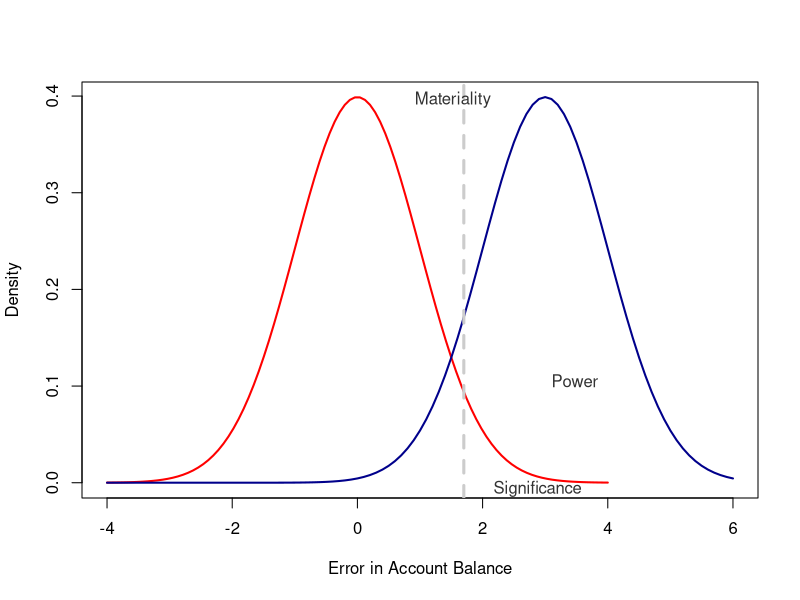
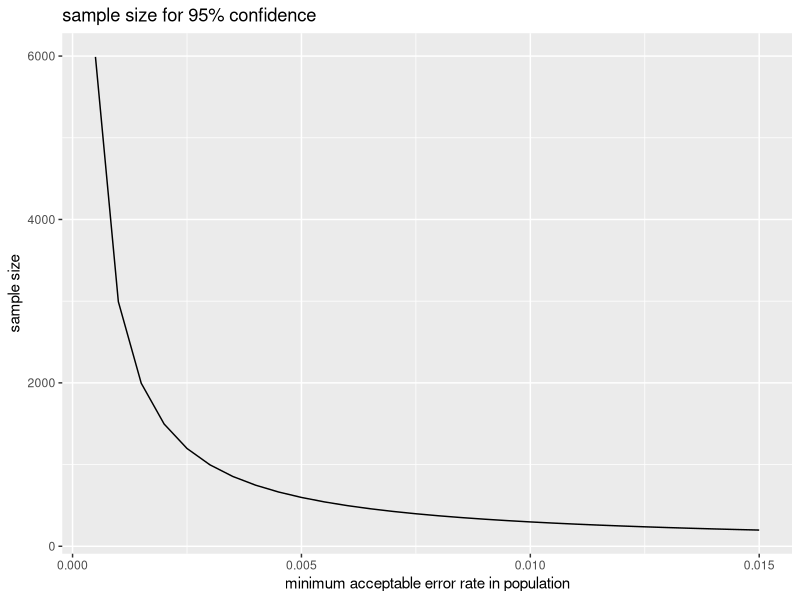
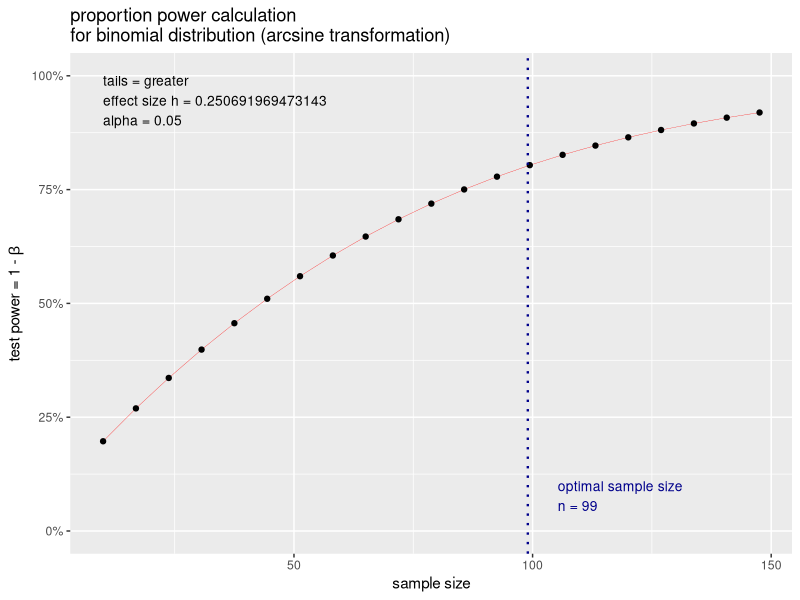
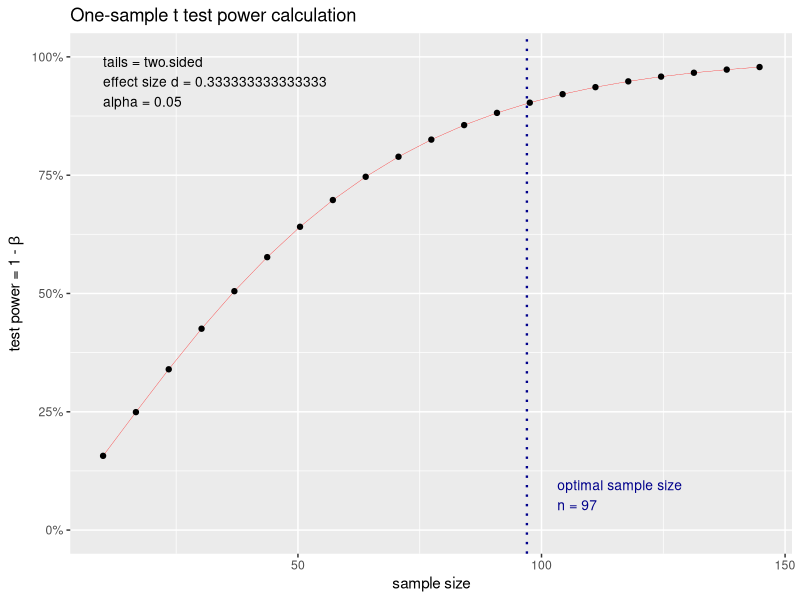

Source code (R) for these figures, in order:
## ---- chunk 1

x <- seq(-4, 4, length=100)
hx <- dnorm(x)
plot(x, hx, type="l", lwd=2,  col="red", xlim = c(-4,6), xlab="Error in Account Balance",
  ylab="Density")
curve(dnorm(x, mean=3, sd=1), 
      lwd=2, col="darkblue", add=TRUE, yaxt="n")
abline(v=1.7, col="gray80", lwd=3, lty=2)
text(3.7,.1, "Power", col = "gray20", adj = c(.8,.1))
text(3.3,-.01, "Significance", col = "gray20", adj = c(.8,.1))
text(1.4,.39, "Materiality", col = "gray20", adj = c(.4, -.1))

## ---- chunk 2

library(tidyverse)
library(reshape)

p <- seq(.0005,.015,.0005)
c <- .95
n <- log(1-c)/log(1-p)
samp <- data.frame(p,n)
ggplot(samp,aes(p,n))+
    geom_line()+
    labs(title="sample size for 95% confidence") +
    xlab("minimum acceptable error rate in population") +
    ylab("sample size")

## ---- chunk 3

library(pwr)
sample <- pwr.p.test(h = ES.h(p1 = 0.05, p2 = 0.01), 
           sig.level = 0.05, 
           power = 0.80, 
           alternative = "greater")
sample
plot(sample)


## ---- chunk 4

library(pwr)

Delta <- 20
sigma <- 60
d <- Delta/sigma
sample <- pwr.t.test(d=d, sig.level=.05, power = .90, type = 'one.sample')
sample
plot(sample)
